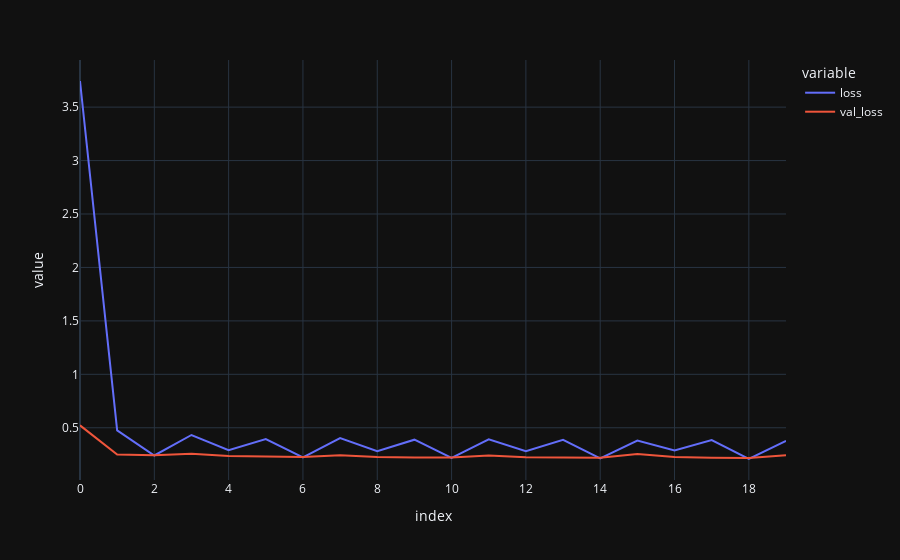

Notebook code cell kept with this figure:
### Code cell
px.line(pl.DataFrame(hist.history), y=["loss", "val_loss"])

### Figure 1 — Plotly figure (JSON) as saved in the notebook; plotly's stock layout.template omitted (floating-point values rounded to 4 significant figures)
{"data": [{"hovertemplate": "variable=loss<br>index=%{x}<br>value=%{y}<extra></extra>", "legendgroup": "loss", "line": {"color": "#636efa", "dash": "solid"}, "marker": {"symbol": "circle"}, "mode": "lines", "name": "loss", "orientation": "v", "showlegend": true, "type": "scatter", "x": [0, 1, 2, 3, 4, 5, 6, 7, 8, 9, 10, 11, 12, 13, 14, 15, 16, 17, 18, 19], "xaxis": "x", "y": [3.744, 0.4752, 0.2408, 0.4323, 0.2909, 0.3949, 0.2225, 0.4037, 0.2811, 0.3884, 0.2183, 0.3911, 0.28, 0.3874, 0.2138, 0.3793, 0.2871, 0.3854, 0.2076, 0.3776], "yaxis": "y"}, {"hovertemplate": "variable=val_loss<br>index=%{x}<br>value=%{y}<extra></extra>", "legendgroup": "val_loss", "line": {"color": "#EF553B", "dash": "solid"}, "marker": {"symbol": "circle"}, "mode": "lines", "name": "val_loss", "orientation": "v", "showlegend": true, "type": "scatter", "x": [0, 1, 2, 3, 4, 5, 6, 7, 8, 9, 10, 11, 12, 13, 14, 15, 16, 17, 18, 19], "xaxis": "x", "y": [0.5224, 0.2504, 0.2421, 0.2561, 0.2361, 0.2283, 0.2263, 0.242, 0.227, 0.2226, 0.2217, 0.2393, 0.2239, 0.2207, 0.2191, 0.2542, 0.2259, 0.2187, 0.217, 0.243], "yaxis": "y"}], "layout": {"legend": {"title": {"text": "variable"}, "tracegroupgap": 0}, "margin": {"t": 60}, "xaxis": {"anchor": "y", "domain": [0, 1], "title": {"text": "index"}}, "yaxis": {"anchor": "x", "domain": [0, 1], "title": {"text": "value"}}}}
